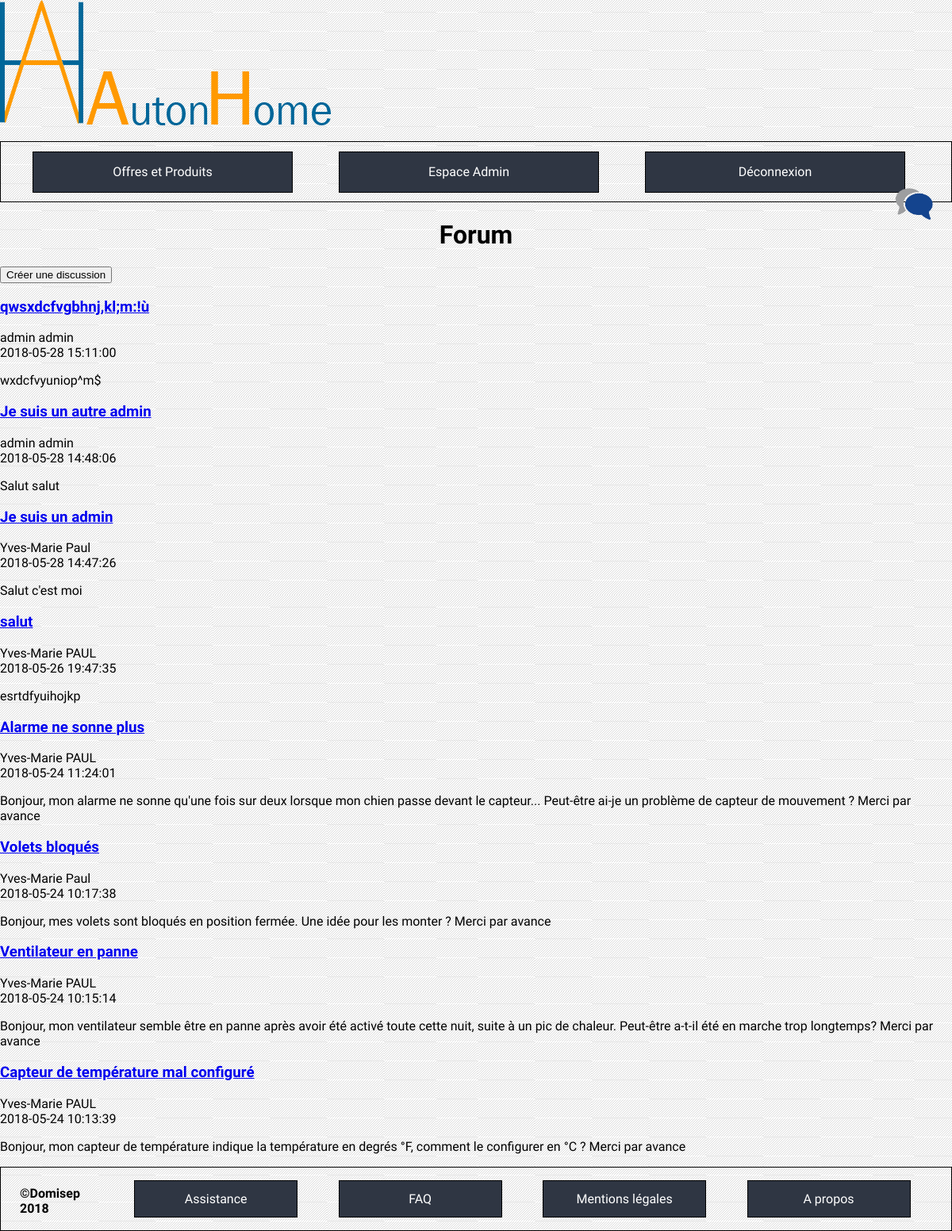
Screenshot of /index.php?cible=indexforum (signed in) with the database file from the repository.
### tables this page shows
CREATE TABLE `forum_discussion` (
  `ID` int(11) NOT NULL,
  `topic` text NOT NULL,
  `text` text NOT NULL,
  `id_user` int(11) NOT NULL,
  `dateTime` datetime NOT NULL
);

CREATE TABLE `user` (
  `ID` int(11) NOT NULL,
  `firstName` varchar(100) NOT NULL,
  `lastName` varchar(100) NOT NULL,
  `mail` varchar(100) NOT NULL,
  `password` varchar(255) NOT NULL,
  `phoneNumber` varchar(10) NOT NULL,
  `addressNumber` int(4) NOT NULL,
  `addressStreet` varchar(100) NOT NULL,
  `addressZipCode` int(10) NOT NULL,
  `addressCity` varchar(100) NOT NULL,
  `addressCountry` varchar(100) NOT NULL,
  `type` varchar(100) NOT NULL
);

### controleurs/indexforum.php (called while the page is built, shortened)
<?php
if(isLoggedAsAdmin()){
    $section = 'indexforum';
    $value = getAllMessagesWithNames($bdd);
    $value = array_reverse($value);
}
elseif (isLoggedAsUser()){
    $status="LU";
    $section = 'indexforum';
    $value = getAllMessagesWithNames($bdd);
    $value = array_reverse($value);
}
else{
    $status="UU";
}
include('vues/indexforum.php');

### index.php (called while the page is built, shortened)
<?php
include("controleurs/functions.php");
if(isset($_GET['cible']) && !empty($_GET['cible'])) {
    $url = $_GET['cible'];
} else {
    $url = 'accueil';
}
include('controleurs/' . $url . '.php');

### controleurs/functions.php (called while the page is built, shortened)
<?php
function isLoggedAsAdmin()
{
    if(isset($_SESSION["type"])){
        if ($_SESSION["type"]=="admin") {
            return true;
        } else {
            return false;
        }
    }
    else{
        return false;
    }
}

### modele/forumDiscussion.php (called while the page is built, shortened)
<?php
function getAllMessagesWithNames($bdd){
$statement = $bdd->prepare('SELECT forum_discussion.ID, firstName, lastName, topic, text, dateTime FROM user INNER JOIN forum_discussion ON user.ID = forum_discussion.id_user');
$statement->execute();
return $statement->fetchAll();
}

### vues/indexForum.php (the view)
<?php
require ('vues/header_'.$status.'.php');
?>
<h1> Forum </h1>
    <a href="index.php?cible=forum"> <button class="nouvelle_discussion" type="submit" name="submit"> Créer une discussion </button> </a>
    <?php foreach ($value as $element) { ?>
    <h3> <a href="index.php?cible=forummessage&id=<?php echo ($element["ID"]);?>"> <?php echo($element["topic"]); ?> </a> </h3>
    <p> <?php echo($element['firstName'].'    '.$element['lastName']);?> <br> <?php echo($element["dateTime"]); ?> </p>
    <p><?php echo($element["text"]) ?></p>
<?php
}
?>
<?php
require('vues/footer.php');
?>

### vues/header_AD.php (shortened to what this page needs)
<!DOCTYPE html>
<head>
    <link rel="stylesheet" type="text/css" href="vues/CSS/all.css"/>
    <link rel="stylesheet" type="text/css" href="vues/CSS/header_AD.css"/>
    <link rel="stylesheet" type="text/css" href="vues/CSS/footer.css"/>
    <?php
    echo ('<link rel="stylesheet" type="text/css" href="vues/CSS/'.$section.'.css"/>');
    ?>
</head>
<body>
<header>
    <div class="header-title">
        <a href="index.php?cible=accueil"><img src="ressources/logo/logodomisep_logo.png"/></a>
        <a href="index.php?cible=accueil"><img src="ressources/logo/logodomisep_logo_texte.png"/></a>
    </div>
    <a href="index.php?cible=indexforum" ><img src="ressources/logo/forum.jpg" class="forum-logo"/></a>
    <nav>
        <ul>
            <a href="index.php?cible=nosoffres">
                <li>
                Offres et Produits
                </li>
            </a>
            <a href="index.php?cible=espaceadmin">
                <li>
                    Espace Admin
                </li>
            </a>
            <a href="index.php?cible=logout">
                <li>
                    Déconnexion
                </li>
            </a>
        </ul>
    </nav>
</header>

### vues/footer.php (shortened to what this page needs)
<link rel="stylesheet" type="text/css" href="vues/CSS/footer.css"/>
<footer>
    <div class="droit-reserve">
        &copy;Domisep 2018
    </div>
    <div class="footer-links">
        <ul>
            <a href="index.php?cible=assistance">
                <li>
                    Assistance
                </li>
            </a>
            <a href="index.php?cible=faq">
                <li>
                    FAQ
                </li>
            </a>
            <a href="index.php?cible=mentionslegales">
                <li>
                    Mentions légales
                </li>
            </a>
            <a href="index.php?cible=apropos">
                <li>
                    A propos
                </li>
            </a>
        </ul>
</footer>
</body>
</html>

### vues/CSS/all.css (style rules this page uses)
body { font-family: 'Muli', sans-serif; background: url("../../ressources/pictures/fondblanc.jpg") fixed ; margin: 0; }

### vues/CSS/header_AD.css (style rules this page uses)
header { margin-bottom: 5px; }
header a { color: black; text-decoration: none ; }
header nav ul { display: block; display: flex; flex-direction: row; border: 0.5px solid black; }
header nav a li { display: block; color: white; }
header nav a { text-decoration: none; list-style-type: none; margin-right: 5%; background-color: rgb(47,54,67); border: 1px solid black; line-height: 50px; width: 100%; text-align: center; margin-top: 1%; margin-bottom: 1%; }
.forum-logo { position: absolute; top : 15%; right: 2%; width: 4%; height: auto; }

### vues/CSS/footer.css (style rules this page uses)
footer { border: 0.5px solid black; display: flex; }
footer a { color: black; text-decoration: none ; }
.footer-links { display : flex; width: 100%; }
.footer-links ul { display: flex; justify-content: flex-end; list-style-type: none; width: 100%; }
.footer-links ul a { display: block; margin-right: 5%; background-color: rgb(47,54,67); border: 1px solid black; text-align: center; padding-right: 3%; padding-left: 3%; color: white; width: 100%; padding-top: 1.3%; padding-bottom: 1.3%; }
.droit-reserve { font-size : 100%; font-weight: bold; margin-left: 2%; margin-top: 2%; }

### vues/CSS/indexforum.css (style rules this page uses)
h1 { text-align: center; }
.nouvelle_discussion { text-align: center ; }

### rows the page displays
forum_discussion: topic "qwsxdcfvgbhnj,kl;m:!ù", id_user.firstName "admin", id_user.lastName "admin", dateTime "2018-05-28 15:11:00", text "wxdcfvyuniop^m$"
forum_discussion: topic "Je suis un autre admin", id_user.firstName "admin", id_user.lastName "admin", dateTime "2018-05-28 14:48:06", text "Salut salut"
forum_discussion: topic "Je suis un admin", id_user.firstName "Yves-Marie", id_user.lastName "Paul", dateTime "2018-05-28 14:47:26", text "Salut c'est moi"
forum_discussion: topic "salut", id_user.firstName "Yves-Marie", id_user.lastName "PAUL", dateTime "2018-05-26 19:47:35", text "esrtdfyuihojkp"
forum_discussion: topic "Alarme ne sonne plus", id_user.firstName "Yves-Marie", id_user.lastName "PAUL", dateTime "2018-05-24 11:24:01", text "Bonjour, mon alarme ne sonne qu'une fois sur deux lorsque mon chien passe devant le capteur... Peut-être ai-je un problème de capteur de mouvement ? Merci par avance"
forum_discussion: topic "Volets bloqués", id_user.firstName "Yves-Marie", id_user.lastName "Paul", dateTime "2018-05-24 10:17:38", text "Bonjour, mes volets sont bloqués en position fermée. Une idée pour les monter ? Merci par avance"
forum_discussion: topic "Ventilateur en panne", id_user.firstName "Yves-Marie", id_user.lastName "PAUL", dateTime "2018-05-24 10:15:14", text "Bonjour, mon ventilateur semble être en panne après avoir été activé toute cette nuit, suite à un pic de chaleur. Peut-être a-t-il été en marche trop longtemps? Merci par avance"
forum_discussion: topic "Capteur de température mal configuré", id_user.firstName "Yves-Marie", id_user.lastName "PAUL", dateTime "2018-05-24 10:13:39", text "Bonjour, mon capteur de température indique la température en degrés °F, comment le configurer en °C ? Merci par avance"
